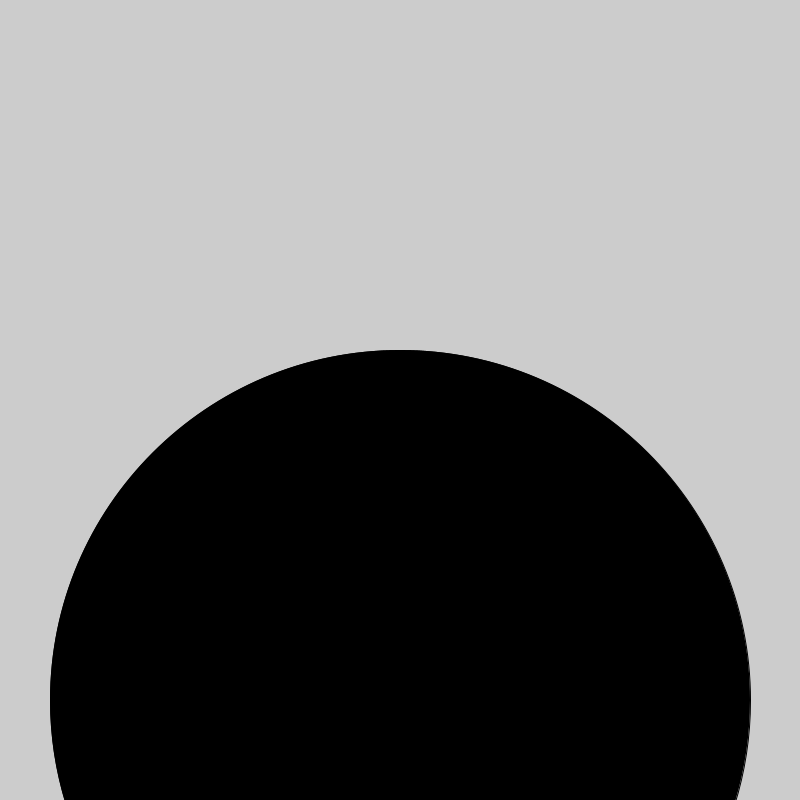
Frame 1 (no input)
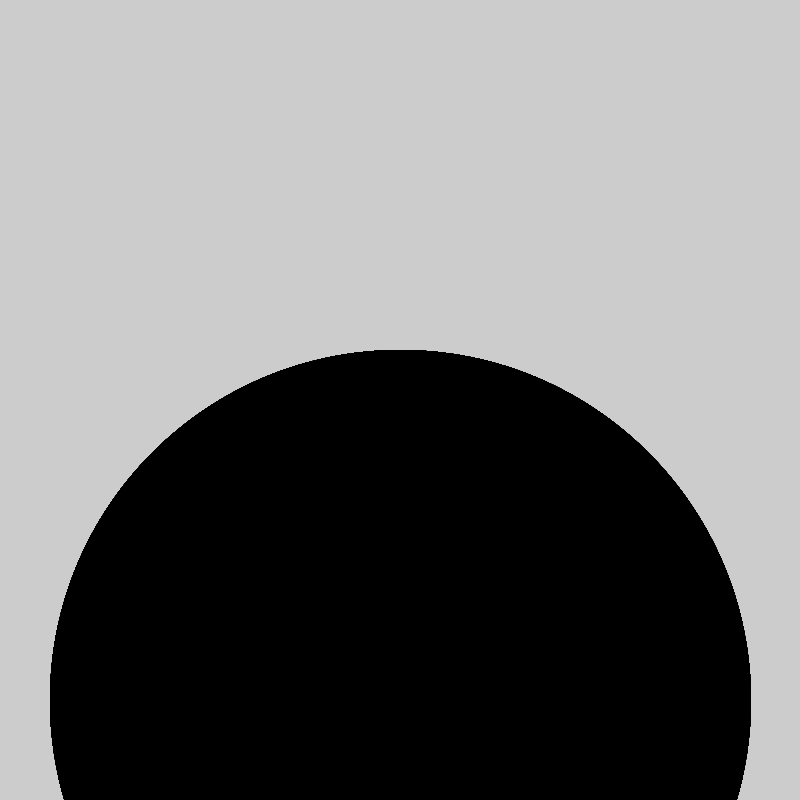
Frame 60 (the mouse pressed at the canvas centre just before this capture)
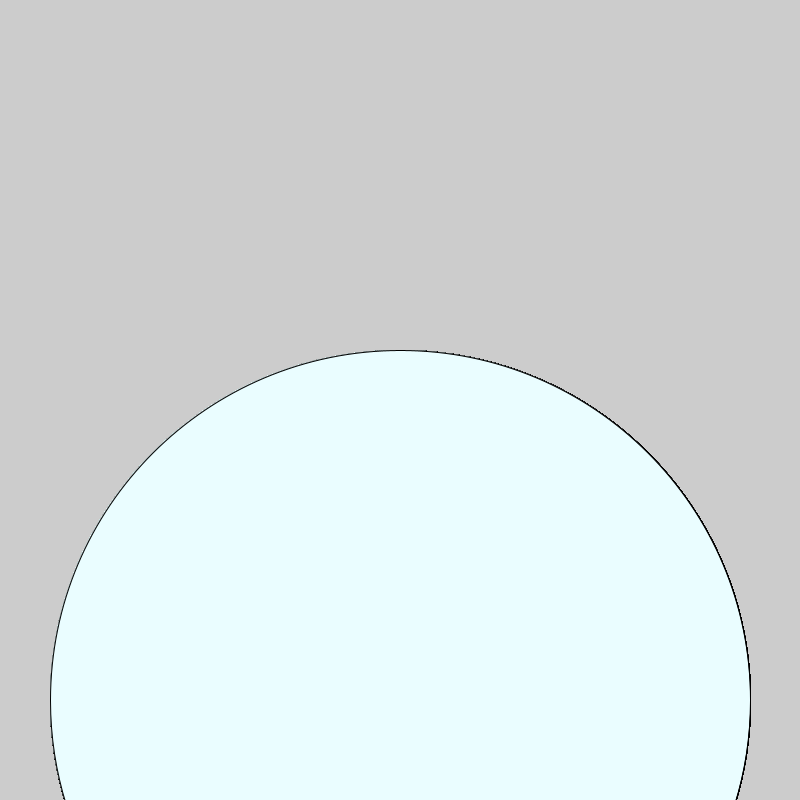
Frame 120 (the mouse held since frame 60 and released just before this capture)

The Processing sketch that drew these frames (run headless with seeded random() and noise(); from frame 60 on, the mouse is pressed at the canvas centre):

// Processing sketch: my_eyes_hurt
// ── my_eyes_hurt.pde
void setup(){
  size(800,800);
}
void draw(){
  if(mousePressed){
  fill(#EAFDFF);
  }else{
    fill(#000000);
  }
  ellipse(400,700,700,700);
  }
